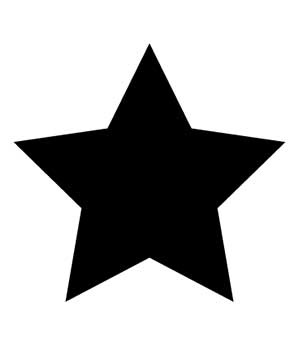
#> input picture advanced_comm_lab/low_res_star.jpg, 300 x 350 px, found by its file name
$ jupyter execute test.ipynb
#> lines starting #> are read from the running program, lines starting #| are printed output that depends on the picture
[cell 1]
# Date:         4/7/24
# Last Update:  5/7/24
# Course:       Advanced Communication Lab
# Author:       Reshef Schachter, Boris Karasov
# Lecturer:     Irena Libster
# Project:      Advanced Communication Lab - Experiment 4
# Description:  Hamming(7,4) encoding and error correction on a black and white image

[cell 2]
from PIL import Image
import numpy as np
import matplotlib.pyplot as plt
import random

######################################
############# Question 1 #############
######################################

# Open the image file
image_in = Image.open('C:/Users/sixsi/Code-Projects/PythonProjects/advanced_comm_lab/low_res_star.jpg')
#> image_in is the input picture: PIL image 300x350 RGB; min 0, max 255, mean 182.1

image_in = image_in.convert('L')                    # Convert the image to grayscale
#> image_in: PIL image 300x350 L
array_in = np.array(image_in).flatten()             # Convert the image to a 1D array
array_in = np.unpackbits(array_in.astype(np.uint8)) # Convert the array to 8 bit binary values

[cell 3]
######################################
############# Question 2 #############
######################################

def add_noise(arr, blockSize, numErr): # Recieve an array, block size and number of errors to add
#> called with arr = array of shape (840000,), blockSize = 4, numErr = 1
    newarr = arr.copy()
    for i in range(0, len(newarr), blockSize):
        errIndex = random.sample(range(0, blockSize - 1), numErr)
        for j in range(numErr):
            newarr[i + errIndex[j]] ^= 1
#> this loop made 210000 passes
#> (i, errIndex) on passes 2 to 4: (4, [1]), (8, [0]), (12, [1])
    return newarr


# Add noise to the array, 1 error per 4 bits
array = add_noise(array_in, 4, 1)

# Convert the array back into an image
array_q2 = np.packbits(array)
array_q2 = array_q2.reshape(image_in.size[::-1])
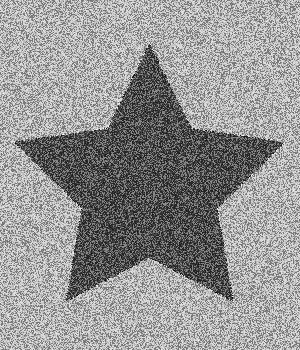
#> array_q2: shape (350, 300); min 0, max 255, mean 148
image_q2 = Image.fromarray(array_q2)


# Plot the original image
plt.figure(figsize=(10, 5))
plt.subplot(1, 2, 1)  # 1 row, 2 columns, 1st subplot
plt.imshow(image_in, cmap='gray')
plt.title('Original Image')
# Plot the modified image
plt.subplot(1, 2, 2)  # 1 row, 2 columns, 2nd subplot
plt.imshow(image_q2, cmap='gray')
plt.title('Modified Image for Question 2')
plt.show()
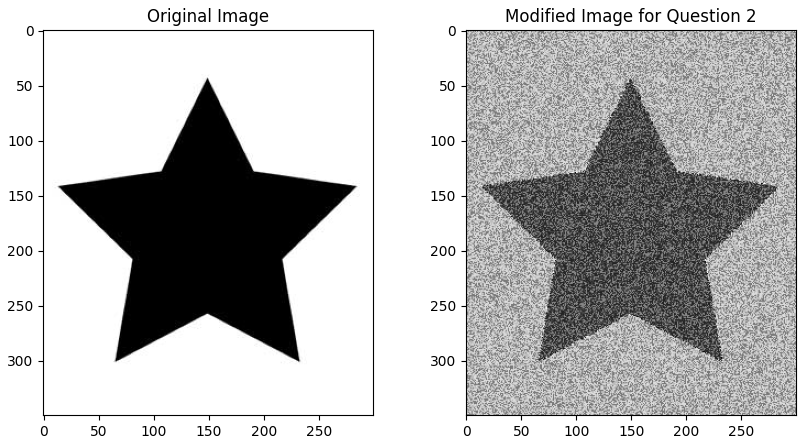
#> figure drawn by matplotlib, 2 panels

[cell 4]
######################################
############# Question 3 #############
######################################

# Add Hamming(7,4) encoding in the form of: m1,p1,m2,p2,m3,p3,m4
# p1 = m1 xor m2 xor m4
# p2 = m1 xor m3 xor m4
# p3 = m2 xor m3 xor m4

def encode(arr): # Recieve 4 data bits and return 7 bits encoded
    m1 = arr[0]
    m2 = arr[1]
    m3 = arr[2]
    m4 = arr[3]
    p1 = m1 ^ m2 ^ m4
    p2 = m1 ^ m3 ^ m4
    p3 = m2 ^ m3 ^ m4
    return np.array([m1, p1, m2, p2, m3, p3, m4])

encoded_size = array_in.size * 7 // 4
#> encoded_size = 1470000
array_hamming = np.zeros(encoded_size, dtype=np.uint8)

for i in range(0, array_in.size, 4):
    j = i * 7 // 4
    array_hamming[j:j + 7] = encode(array_in[i:i + 4])

# Add noise to the array, 1 error per 7 bits
array_hamming_noise = add_noise(array_hamming, 7, 1)
#> the loop in add_noise (call 2), `for i in range(0, len(newarr), blockSize):` made 210000 passes
#> (i, errIndex) on passes 2 to 4: (7, [3]), (14, [2]), (21, [1])

def decode_without_FEC(arr): # Recieve 7 bits and return 4 data bits
    return np.array([arr[0], arr[2], arr[4], arr[6]])

# Convert the array back into an image
array_q3_noisy = np.zeros(array_in.size, dtype=np.uint8)
for i in range(0, array_hamming_noise.size, 7):
    k = i * 4 // 7
    array_q3_noisy[k:k + 4] = decode_without_FEC(array_hamming_noise[i:i + 7])


# Print how many errors were added in total
flipped_bits = np.sum(array_hamming != array_hamming_noise)
#> flipped_bits = 210000
print(f'Errors added: {flipped_bits}')
#| Errors added: 210000

# Define the H matrix
H = np.array([[1,1,0],
              [1,0,0],
              [1,0,1],
              [0,1,0],
              [0,1,1],
              [0,0,1],
              [1,1,1]])

def decode(arr):
    syndrome = np.zeros(H.shape[1])
    for i in range(0, H.shape[1]):
        syndrome[i] = np.dot(H.T[i], arr) % 2
    if np.all(syndrome == 0):
        return np.array([arr[0], arr[2], arr[4], arr[6]])

    for i in range(0, H.shape[0]):
        if np.all(H[i,:] == syndrome.T):
            arr[i] ^= 1
            break
    return np.array([arr[0], arr[2], arr[4], arr[6]])


# Decode the Hamming(7,4) encoding in reversed order and correct the error, assign the corrected value to the decoded array
decoded_array = np.zeros(array.size, dtype=np.uint8)
for i in range(array_hamming_noise.size - 7, -1, -7):
    k = i * 4 // 7
    decoded_array[k:k + 4] = decode(array_hamming_noise[i:i + 7])

# Convert the both arrays back into an image
array_q3_with_noise = np.packbits(array_q3_noisy)
array_q3_with_noise = array_q3_with_noise.reshape(image_in.size[::-1])
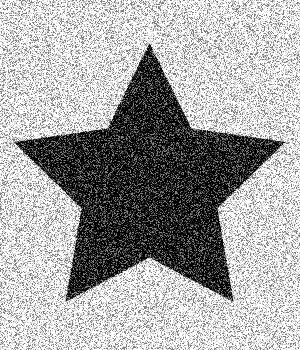
#> array_q3_with_noise: shape (350, 300); min 0, max 255, mean 165.2
image_q3_with_noise = Image.fromarray(array_q3_with_noise)
array_q3 = np.packbits(decoded_array)
array_q3 = array_q3.reshape(image_in.size[::-1])
image_q3 = Image.fromarray(array_q3)

flipped_bits = np.sum(array_in != decoded_array)
print(f'Errors after decoding: {flipped_bits}')
#| Errors after decoding: 0

# Plot the original image
plt.figure(figsize=(15, 5))
plt.subplot(1, 3, 1)  # 1 row, 3 columns, 1st subplot
plt.imshow(image_in, cmap='gray')
plt.title('Original Image')
# Plot the noisy image
plt.subplot(1, 3, 2)  # 1 row, 3 columns, 2nd subplot
plt.imshow(image_q3_with_noise, cmap='gray')
plt.title('Modified Image for Question 3')
# Plot the decoded image
plt.subplot(1, 3, 3)  # 1 row, 3 columns, 2nd subplot
plt.imshow(image_q3, cmap='gray')
plt.title('Decoded & Corrected Image')
plt.show()
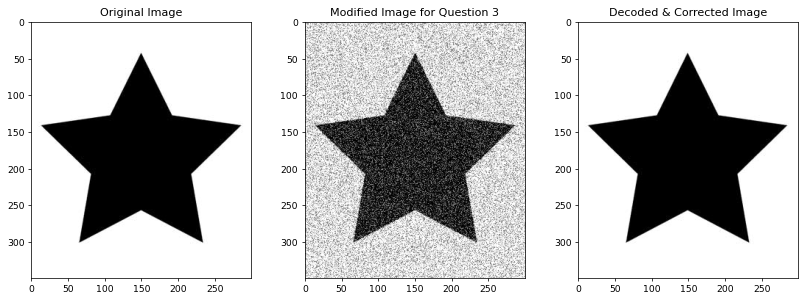
#> figure drawn by matplotlib, 3 panels

[cell 5]
######################################
############ Question 4-2 ############
######################################

# Question 2 but with 2 errors per 4 bits

# Add noise to the array, 2 error per 4 bits
array = add_noise(array_in, 4, 2)

# Convert the array back into an image
array_q2 = np.packbits(array)
array_q2 = array_q2.reshape(image_in.size[::-1])
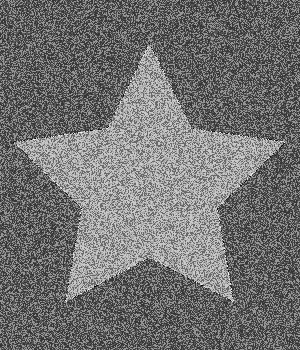
#> array_q2: shape (350, 300); min 0, max 255, mean 114.2
image_q2 = Image.fromarray(array_q2)


# Plot the original image
plt.figure(figsize=(10, 5))
plt.subplot(1, 2, 1)  # 1 row, 2 columns, 1st subplot
plt.imshow(image_in, cmap='gray')
plt.title('Original Image')
# Plot the modified image
plt.subplot(1, 2, 2)  # 1 row, 2 columns, 2nd subplot
plt.imshow(image_q2, cmap='gray')
plt.title('Modified Image for Question 4-2')
plt.show()

[cell 6]
######################################
############ Question 4-3 ############
######################################

# Question 3 but with 2 errors per 7 bits

# Add noise to the array, 1 error per 7 bits
array_hamming_noise = add_noise(array_hamming, 7, 2)

# Convert the array back into an image
for i in range(0, array_hamming_noise.size, 7):
    k = i * 4 // 7
    array_q3_noisy[k:k + 4] = decode_without_FEC(array_hamming_noise[i:i + 7])

# Print how many errors were added in total
flipped_bits = np.sum(array_hamming != array_hamming_noise)
print(f'Errors added: {flipped_bits}')
#| Errors added: 420000

# Decode the Hamming(7,4) encoding in reversed order and correct the error, assign the corrected value to the decoded array
for i in range(array_hamming_noise.size - 7, -1, -7):
    k = i * 4 // 7
    decoded_array[k:k + 4] = decode(array_hamming_noise[i:i + 7])

# Convert the both arrays back into an image
array_q3_with_noise = np.packbits(array_q3_noisy)
array_q3_with_noise = array_q3_with_noise.reshape(image_in.size[::-1])
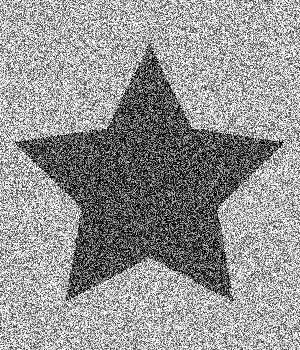
#> array_q3_with_noise: shape (350, 300); min 0, max 255, mean 148.2
image_q3_with_noise = Image.fromarray(array_q3_with_noise)
array_q3 = np.packbits(decoded_array)
array_q3 = array_q3.reshape(image_in.size[::-1])
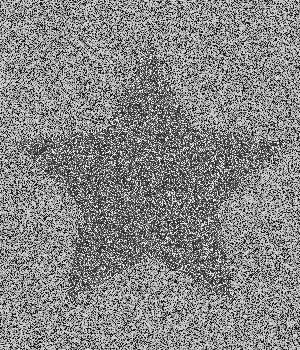
#> array_q3: shape (350, 300); min 0, max 255, mean 133.3
image_q3 = Image.fromarray(array_q3)

flipped_bits = np.sum(array_in != decoded_array)
print(f'Errors after decoding: {flipped_bits}')
#| Errors after decoding: 336200

# Plot the original image
plt.figure(figsize=(15, 5))
plt.subplot(1, 3, 1)  # 1 row, 3 columns, 1st subplot
plt.imshow(image_in, cmap='gray')
plt.title('Original Image')
# Plot the noisy image
plt.subplot(1, 3, 2)  # 1 row, 3 columns, 2nd subplot
plt.imshow(image_q3_with_noise, cmap='gray')
plt.title('Modified Image for Question 4-3')
# Plot the decoded image
plt.subplot(1, 3, 3)  # 1 row, 3 columns, 2nd subplot
plt.imshow(image_q3, cmap='gray')
plt.title('Decoded & Corrected Image')
plt.show()

[cell 7]
import numpy as np

def decode(arr):
    syndrome = np.zeros(H.shape[1])
    for i in range(0, H.shape[1]):
        syndrome[i] = np.dot(H.T[i], arr) % 2
    if np.all(syndrome == 0):
        return np.array([arr[0], arr[2], arr[4], arr[6]])

    for i in range(0, H.shape[0]):
        if np.all(H[i,:] == syndrome.T):
            arr[i] ^= 1
            break
    return np.array([arr[0], arr[2], arr[4], arr[6]])

print(decode([0,1,1,1,1,1,0]))
